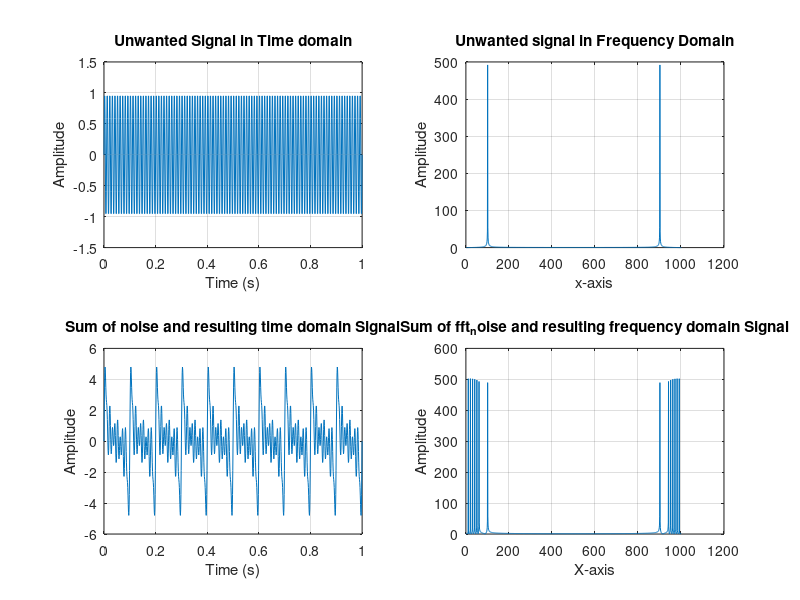

Reproduce this figure in MATLAB.
% Sinusoidal Signal
clc
clear
close all

t = 0 : 0.001 : 1;
fa = 10;
fb = 20;
fc = 30;
fd = 40;
fe = 50;
ff = 60;

%% Time Domain

a = sin(2*pi*fa*t);
subplot(3, 2, 1)
plot(t, a);
xlabel('Time (s)');
ylabel('Aplitude');
title('Sinusoi Signal With f = 10 Hz');
axis([0, 1, -1.5, 1.5]);
grid on;

b = sin(2*pi*fb*t);
subplot(3, 2, 2)
plot(t, b);
xlabel('Time (s)');
ylabel('Aplitude');
title('Sinusoi Signal With f = 20 Hz');
axis([0, 1, -1.5, 1.5]);
grid on;

c = sin(2*pi*fc*t);
subplot(3, 2, 3)
plot(t, c);
xlabel('Time (s)');
ylabel('Aplitude');
title('Sinusoi Signal With f = 30 Hz');
axis([0, 1, -1.5, 1.5]);
grid on;

d = sin(2*pi*fd*t);
subplot(3, 2, 4)
plot(t, d);
xlabel('Time (s)');
ylabel('Aplitude');
title('Sinusoi Signal With f = 40 Hz');
axis([0, 1, -1.5, 1.5]);
grid on;

e = sin(2*pi*fe*t);
subplot(3, 2, 5)
plot(t, e);
xlabel('Time (s)');
ylabel('Aplitude');
title('Sinusoi Signal With f = 50 Hz');
axis([0, 1, -1.5, 1.5]);
grid on;

F = sin(2*pi*ff*t);
subplot(3, 2, 6)
plot(t, F);
xlabel('Time (s)');
ylabel('Aplitude');
title('Sinusoi Signal With f = 60 Hz');
axis([0, 1, -1.5, 1.5]);
grid on;

%% Frequency Domain

N = length(a);
fft_a = fft(a);
freq_a = (0:N-1)*(fa/N);

subplot(3, 2, 1)
plot(freq_a, abs(fft_a));
xlabel('X-axis');
ylabel('Amplitude');
title('Fourier transform f = 10')
axis([-1, 11, -1.5, 700]);
grid on;

N = length(b);
fft_b = fft(b);

freq_b = (0:N-1)*(fb/N);

subplot(3, 2, 2)
plot(freq_b, abs(fft_b));
xlabel('X-axis');
ylabel('Amplitude');
title('Fourier transform f = 20')
axis([-1, 21, -1.5, 700]);
grid on;

N = length(c);
fft_c = fft(c);

freq_c = (0:N-1)*(fc/N);

subplot(3, 2, 3)
plot(freq_c, abs(fft_c));
xlabel('X-axis');
ylabel('Amplitude');
title('Fourier transform f = 30')
axis([-1, 31, -1.5, 700]);
grid on;

N = length(d);
fft_d = fft(d);
freq_d = (0:N-1)*(fd/N);

subplot(3, 2, 4)
plot(freq_d, abs(fft_d));
xlabel('X-axis');
ylabel('Amplitude');
title('Fourier transform f = 40')
axis([-1, 41, -1.5, 700]);
grid on;

N = length(e);
fft_e = fft(e);
freq_e = (0:N-1)*(fe/N);

subplot(3, 2, 5)
plot(freq_e, abs(fft_e));
xlabel('X-axis');
ylabel('Amplitude');
title('Fourier transform f = 50')
axis([-1, 51, -1.5, 700]);
grid on;

N = length(F);
fft_F = fft(F);
freq_f = (0:N-1)*(ff/N);

subplot(3, 2, 6)
plot(freq_f, abs(fft_F));
xlabel('X-axis');
ylabel('Amplitude');
title('Fourier transform f = 60')
axis([-1, 61, -1.5, 700]);
grid on;

%% Sum of all time domain signals
subplot(2, 1, 1);
time_sum = a + b + c + d + e + F;
plot(t, time_sum);
xlabel('Time (s)');
ylabel('Amplitude');
title('Sum of ALL Time domain Signal');

subplot(2, 1, 2);
freq_sum = fft_a + fft_b + fft_c + fft_d + fft_e + fft_F;
plot(abs(freq_sum));
xlabel('X-axis)');
ylabel('Amplitude');
title('Sum of ALL Frequency domain Signal');

%% Noise Signal
t = 0 : 0.001 : 1;
frequency = 100;
noise = sin(2*pi*frequency*t);
subplot(2, 2, 1);
plot(t, noise);
xlabel('Time (s)');
ylabel('Amplitude');
title('Unwanted Signal in Time domain');
axis([0, 1, -1.5, 1.5]);
grid on;


N = length(noise);
fft_noise = fft(noise);
freq_noise = (0:N-1)*(frequency/N);

subplot(2, 2, 2)
plot(abs(fft_noise))
xlabel('x-axis');
ylabel('Amplitude');
title('Unwanted signal in Frequency Domain');
grid on;

subplot(2, 2, 3);
noise_sum = time_sum + noise;
plot(t, noise_sum);
xlabel('Time (s)');
ylabel('Amplitude');
title('Sum of noise and resulting time domain Signal');
%axis([0, 1, -6, 6]);
grid on;

freq_noise_sum = freq_sum + fft_noise;

subplot(2, 2, 4)
plot(abs(freq_noise_sum));
xlabel('X-axis');
ylabel('Amplitude');
title('Sum of fft_noise and resulting frequency domain Signal');
%axis([-61, 61, -1.5, 700]);
grid on;
